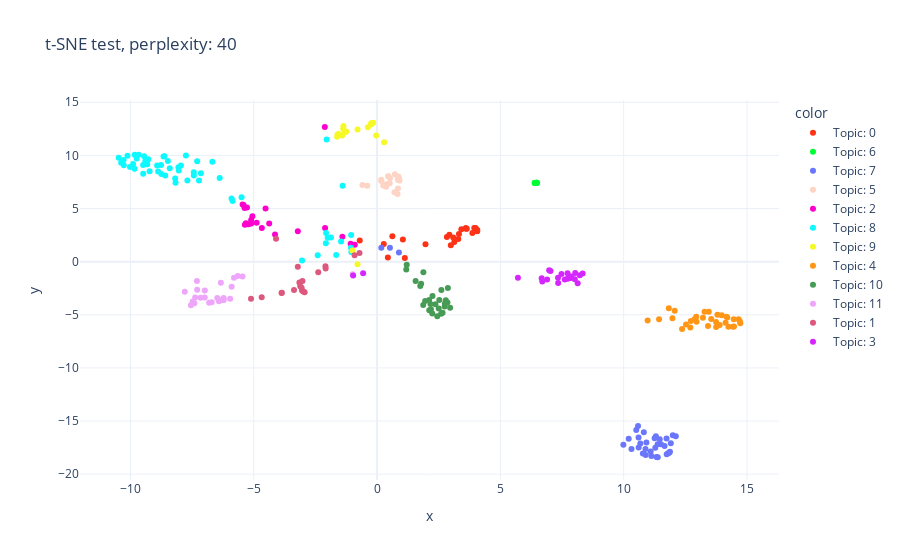

The code cell stored with this chart in its notebook:
### Code cell
# ========== T-SNE transform ==========

start = time.time()
lda_vals = list()
for d in corpus:
    topics_tup = lda.get_document_topics(
        d
    )  # This should be a N by K matrix where N = corpus size, K = topics
    temp_dict = {i: 0 for i in range(num_topics)}
    for t in topics_tup:
        temp_dict[t[0]] = t[1]
    lda_vals.append(temp_dict)

lda_df = pd.DataFrame(lda_vals)
lda_arr = lda_df.values

lda_topics = {i[0]: i[1].split(" + ") for i in lda.print_topics(-1)}
topics_txt = [lda_topics[i] for i in range(num_topics)]
topics_txt = [[j.split("*")[1].replace('"', "")
               for j in i] for i in topics_txt]
topics_txt = ["; ".join(i) for i in topics_txt]

lda_df = lda_df.assign(topic_id=[str(lda_arr[i].argmax())
                                 for i in range(len(lda_arr))])
lda_df = lda_df.assign(
    topic_txt=[topics_txt[lda_arr[i].argmax()] for i in range(len(lda_arr))]
)
lda_df = lda_df.assign(
    topics=["Topic: " + str(lda_arr[i].argmax()) for i in range(len(lda_arr))]
)
lda_df = lda_df.assign(title=docs_titles)
lda_df = lda_df.assign(filename=docs_titles)
lda_df = lda_df.assign(src=docs_src)

# for tsne_perp in [20, 35, 50, 100, 200]:  # Test out different perplexity values
for tsne_perp in [40]:  # Test out different perplexity values
    tsne_embeds = TSNE(
        n_components=2,
        perplexity=tsne_perp,
        n_iter=350,
        n_iter_without_progress=100,
        learning_rate=500,
        random_state=42,
    ).fit_transform(lda_arr)
    lda_df = pd.concat([lda_df, pd.DataFrame(
        tsne_embeds, columns=["x", "y"])], axis=1)

    # Visualise the t-SNE topics
    topic_ids = "Topic: " + lda_df["topic_id"].astype(str).values
    fig = px.scatter(
        lda_df,
        title="t-SNE test, perplexity: " + str(tsne_perp),
        x="x",
        y="y",
        color=topic_ids,
        color_discrete_sequence=px.colors.qualitative.Light24,
        hover_name="title",
        hover_data=["topic_txt"],
        template="plotly_white",
    )
    fig.show()

lda.save("./app/outputs/lda_model")
lda_df.to_csv("./app/outputs/lda_df.csv", index=False)
with open("./app/outputs/lda_topics.json", "w") as f:
    json.dump(lda_topics, f)
    

print("T-SNE transform took: " + str(int(time.time() - start)) + " seconds")
